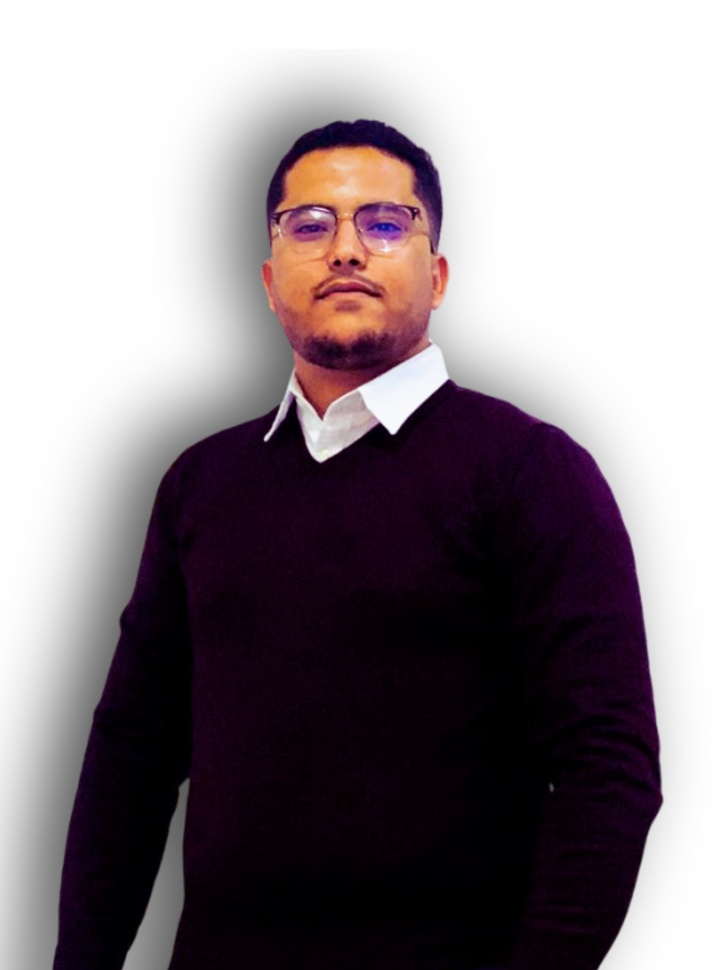
#> input picture assets/source-photo.jpg, 727 x 970 px, shrunk from 3750 x 5000 before the run
$ python -i clean_photo.py   (imports and definitions only)
#> lines starting #> are read from the running program, lines starting #| are printed output that depends on the picture
"""Clean up a source photo for ASCII conversion.

Removes the background, evens out lighting with CLAHE, and composites
the subject onto a solid white canvas so the background maps to the
light/empty end of the ASCII glyph ramp instead of the dark end.
"""
import io
import sys
from pathlib import Path

import cv2
import numpy as np
from PIL import Image
from rembg import remove

REPO_ROOT = Path(__file__).resolve().parent.parent
DEFAULT_SOURCE = REPO_ROOT / "assets" / "source-photo.jpg"
DEFAULT_OUTPUT = REPO_ROOT / "assets" / "photo-ready.png"


def apply_clahe(rgb: np.ndarray) -> np.ndarray:
    lab = cv2.cvtColor(rgb, cv2.COLOR_RGB2LAB)
#> lab: shape (970, 727, 3); mean of channels 0, 1, 2 135.7, 132, 127.1
    l, a, b = cv2.split(lab)
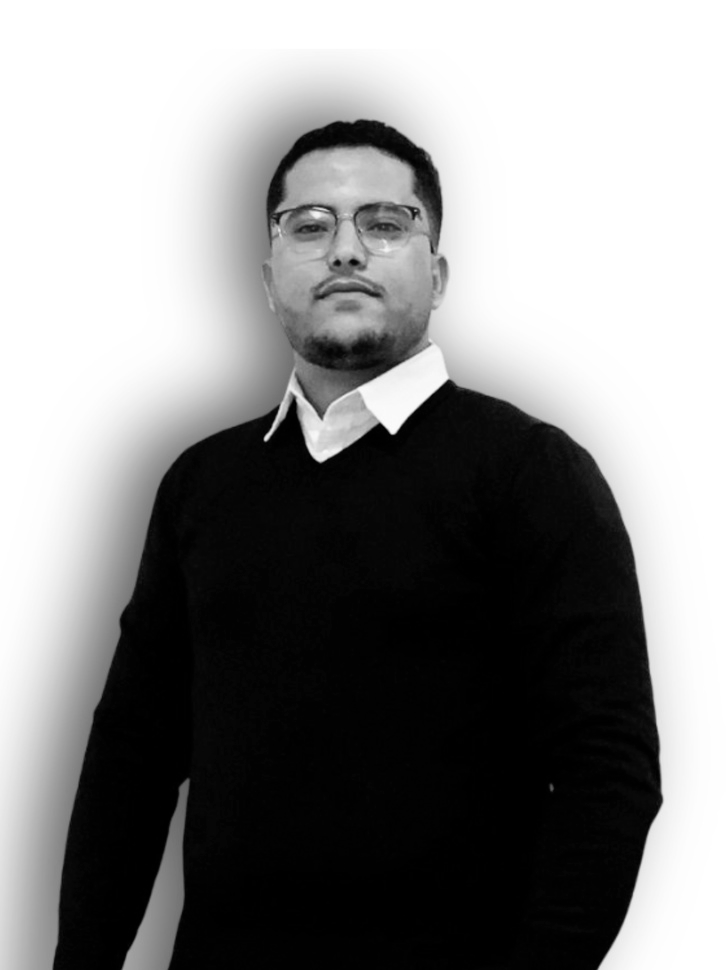
#> l: shape (970, 727); min 0, max 255, mean 135.7
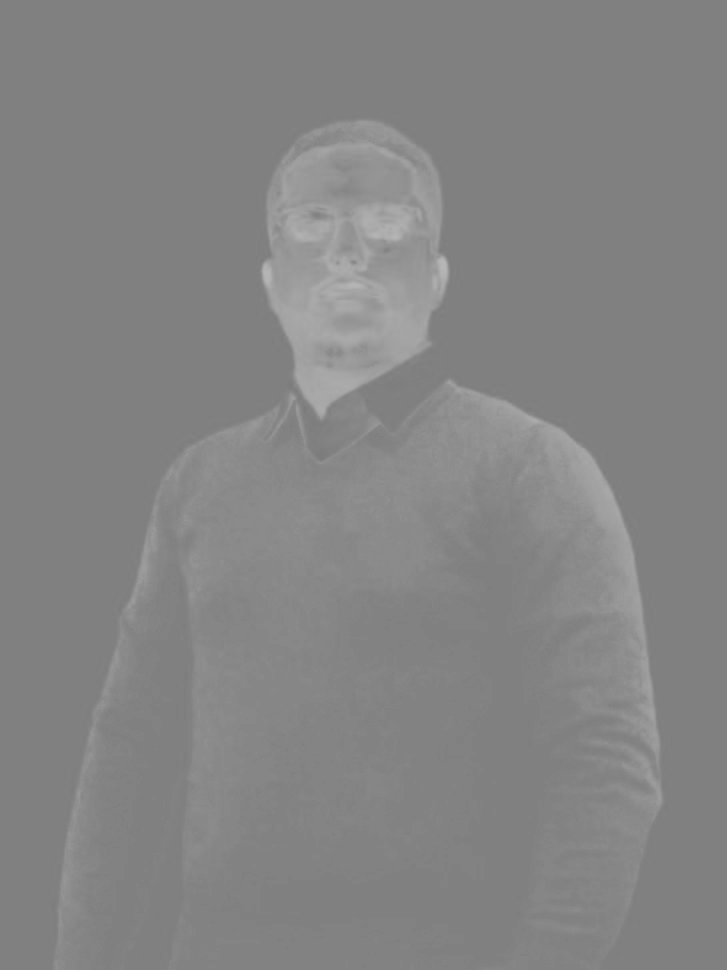
#> a: shape (970, 727); min 122, max 183, mean 132
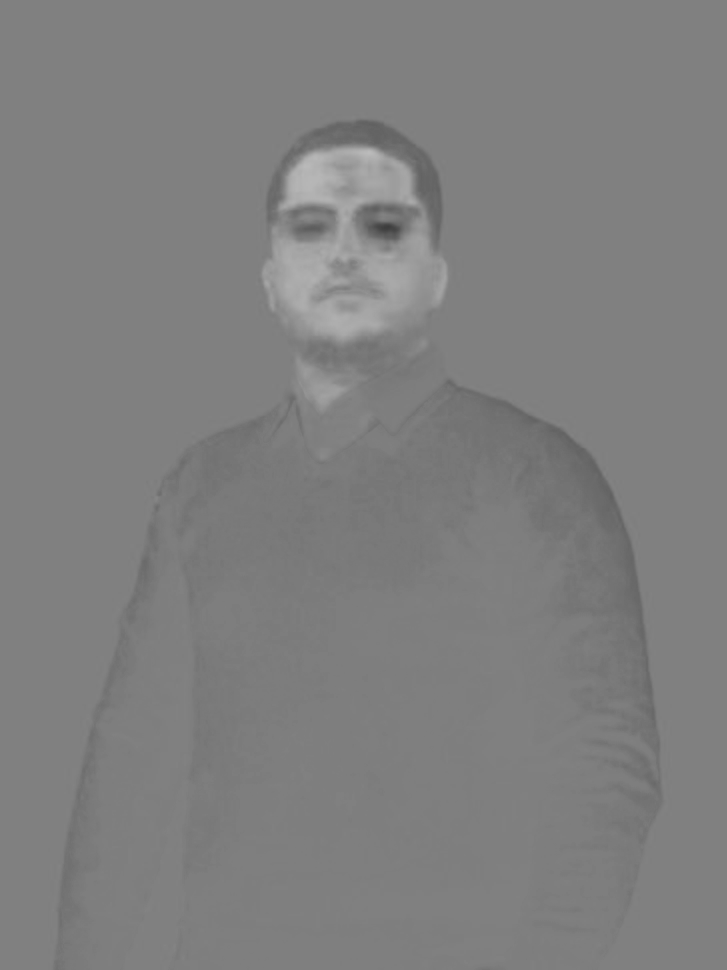
#> b: shape (970, 727); min 60, max 187, mean 127.1
    clahe = cv2.createCLAHE(clipLimit=2.5, tileGridSize=(8, 8))
    l = clahe.apply(l)
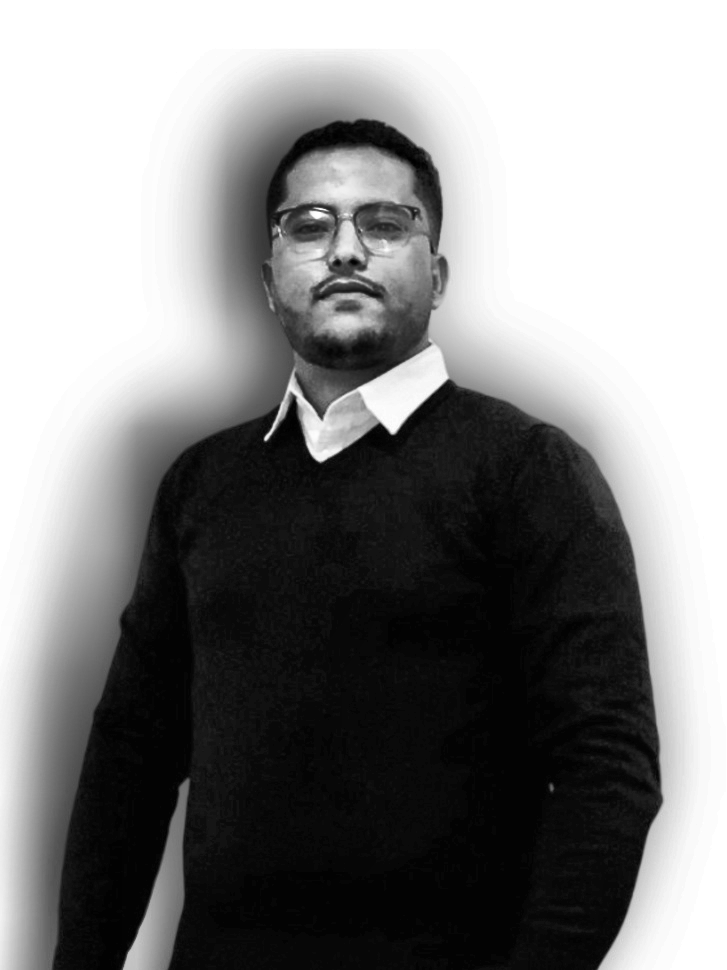
#> l: shape (970, 727); min 0, max 255, mean 132.2
    lab = cv2.merge((l, a, b))
#> lab: shape (970, 727, 3); mean of channels 0, 1, 2 132.2, 132, 127.1
    return cv2.cvtColor(lab, cv2.COLOR_LAB2RGB)
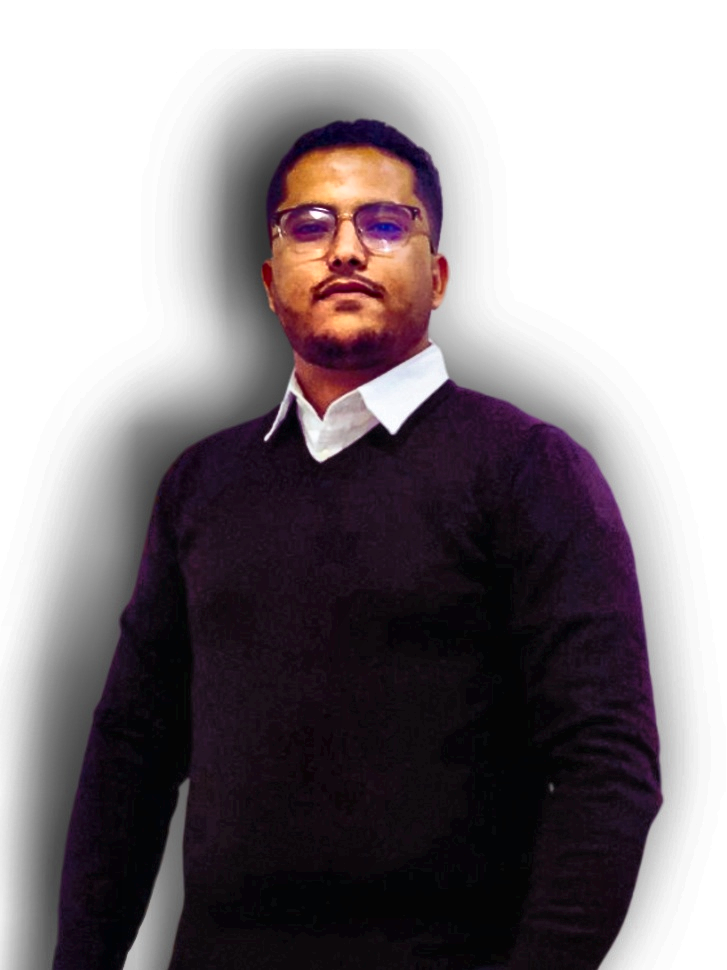
#> returned value: shape (970, 727, 3); mean R, G, B 136.8, 129.2, 133


def clean_photo(source: Path, output: Path) -> None:
    source_bytes = source.read_bytes()
    cutout = remove(source_bytes)  # RGBA PNG bytes, background removed

    subject = Image.open(io.BytesIO(cutout)).convert("RGBA")

    rgb = np.array(subject.convert("RGB"))
    equalized = apply_clahe(rgb)
    equalized_rgba = np.dstack([equalized, np.array(subject)[:, :, 3]])
    subject = Image.fromarray(equalized_rgba, mode="RGBA")

    canvas = Image.new("RGB", subject.size, (255, 255, 255))
    canvas.paste(subject, mask=subject.split()[3])

    output.parent.mkdir(parents=True, exist_ok=True)
    canvas.save(output)
    print(f"wrote {output}")


# [4 lines not run here, left out]

>>> import cv2
>>> picture = cv2.cvtColor(cv2.imread('../assets/source-photo.jpg'), cv2.COLOR_BGR2RGB)
>>> result = apply_clahe(picture)
